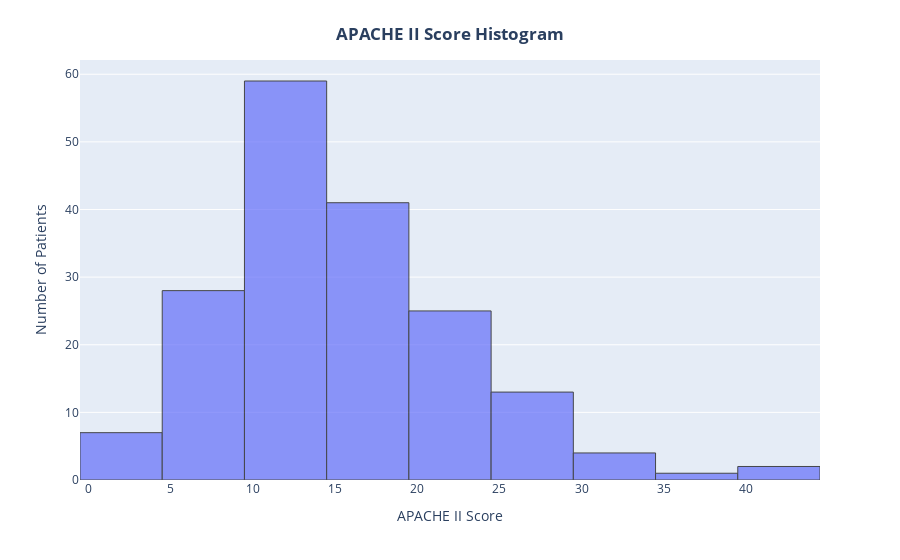

Notebook code cell kept with this figure:
### Markdown cell above
**Histogram based on APACHE II Score**

### Code cell
apache_df_copy = apache_df.copy()
print("Initial number of rows:", len(apache_df_copy))
apache_df_copy = apache_df_copy[apache_df_copy["Estimated Postoperative Mortality"] != "-"]
print("Number of rows after removing rows:", len(apache_df_copy))

fig = px.histogram(apache_df_copy, x = "APACHE II Score", nbins = 20)
fig.update_traces(marker_line_color = "black", marker_line_width = 1, opacity = 0.7)
fig.update_layout(yaxis_title = "Number of Patients")
fig.update_layout(title = {"text" : "<b>APACHE II Score Histogram</b>", "x" : 0.5, "y" : 0.95, "xanchor" : "center", "yanchor" : "top"})
fig.show()

### Figure 1 — Plotly figure (JSON) as saved in the notebook; plotly's stock layout.template omitted (floating-point values rounded to 4 significant figures; data arrays with more than 128 entries replaced by an {"elided": "..."} marker saying what was removed)
{"data": [{"alignmentgroup": "True", "bingroup": "x", "hovertemplate": "APACHE II Score=%{x}<br>count=%{y}<extra></extra>", "legendgroup": "", "marker": {"color": "#636efa", "line": {"color": "black", "width": 1}, "pattern": {"shape": ""}}, "name": "", "nbinsx": 20, "offsetgroup": "", "opacity": 0.7, "orientation": "v", "showlegend": false, "type": "histogram", "x": {"elided": "180 int values"}, "xaxis": "x", "yaxis": "y"}], "layout": {"barmode": "relative", "legend": {"tracegroupgap": 0}, "margin": {"t": 60}, "title": {"text": "<b>APACHE II Score Histogram</b>", "x": 0.5, "xanchor": "center", "y": 0.95, "yanchor": "top"}, "xaxis": {"anchor": "y", "domain": [0, 1], "title": {"text": "APACHE II Score"}}, "yaxis": {"anchor": "x", "domain": [0, 1], "title": {"text": "Number of Patients"}}}}
